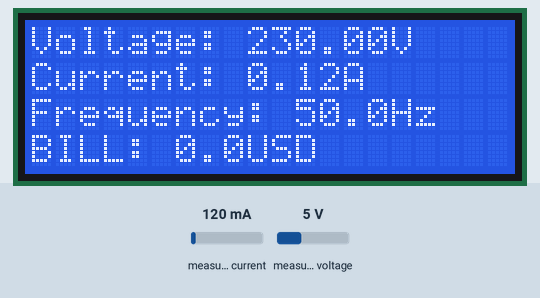
Recording of a sketch running on a simulated ESP32. Shown: 20×4 character LCD. Inputs (shaded band) come from the test bench; at power-on: measured current 120 mA, measured voltage 5 V. WiFi joins after 1.5 s; servers stay silent unless stated; what the sketch prints to the serial monitor is not drawn.

Above: at 2.7 s.
2.8 s: measured current set to 40 mA
At 4.3 s:
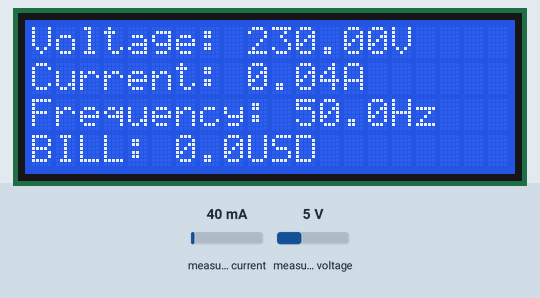
4.6 s: measured voltage set to 0.3 V
At 5.8 s:
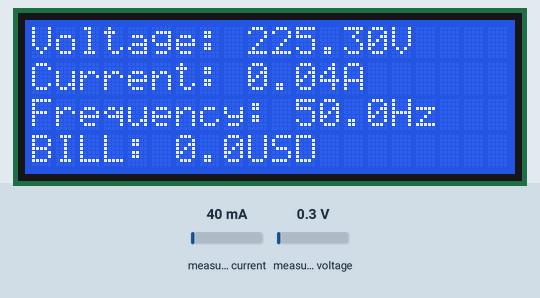
6.5 s: measured current set to 500 mA
At 7.4 s:
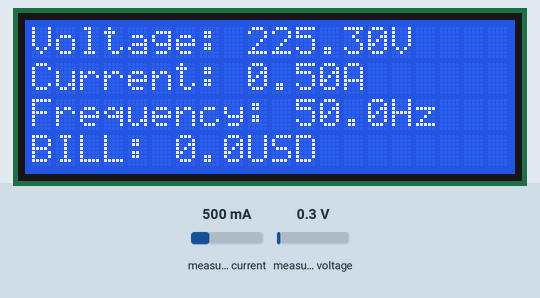
8.5 s: measured voltage set to 3.8 V
At 10.2 s:
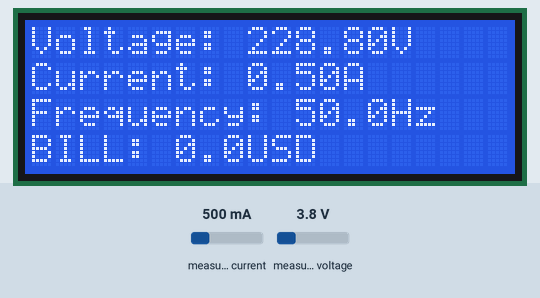
Timing chart, 0 to 11.7 s (numbered marks = the images above; inputs shaded):
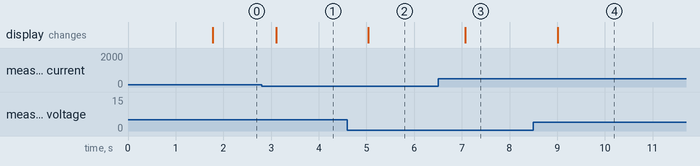

The sketch:

webLcd.ino
```cpp
#include <PZEM004Tv30.h>
#include <LiquidCrystal_I2C.h>      // Liquid Crystal I2C library
#include <WiFi.h>
#include <Wire.h>

const char* ssid = "PTCL-BB";
const char* password = "5387c614";

WiFiServer server(80);

String header;

LiquidCrystal_I2C lcd(0x27, 20, 4); // Display address 0x27, I2C 20 x 4
/* Hardware Serial2 is only available on certain boards.
  https://github.com/mandulaj/PZEM-004T-v30/archive/refs/heads/master.zip
*/
#if defined(ESP32)
PZEM004Tv30 pzem(Serial2, 16, 17);
#else
PZEM004Tv30 pzem(Serial2);
#endif
float
costPerHour = 150.0 ,//usd per hour
cost = 0.0;
void setup() {
  Serial.begin(115200);
  lcd.init();         // start the lcd library
  lcd.backlight();    // turn on the lcd backlight
  lcd.clear();        // clear the cld screen
  // Uncomment in order to reset the internal energy counter
  // pzem.resetEnergy()
  Serial.begin(9600);

  Serial.print("Connecting to Wifi Network");
  Serial.println(ssid);
  WiFi.begin(ssid, password);
  while (WiFi.status() != WL_CONNECTED) {
    delay(500);
    Serial.print(".");
  }
  Serial.println("");
  Serial.println("Successfully connected to WiFi.");
  Serial.println("IP address of ESP32 is : ");
  Serial.println(WiFi.localIP());
  server.begin();
  Serial.println("Server started");
}

void loop() {

  Serial.print("Custom Address:");
  Serial.println(pzem.readAddress(), HEX);

  // Read the data from the sensor
  float voltage = pzem.voltage();
  float current = pzem.current();
  float power = pzem.power();
  float energy = pzem.energy();
  float frequency = pzem.frequency();
  float pf = pzem.pf();

  // Check if the data is valid
  if (isnan(voltage)) {
    Serial.println("Error reading voltage");
  } else if (isnan(current)) {
    Serial.println("Error reading current");
  } else if (isnan(power)) {
    Serial.println("Error reading power");
  } else if (isnan(energy)) {
    Serial.println("Error reading energy");
  } else if (isnan(frequency)) {
    Serial.println("Error reading frequency");
  } else if (isnan(pf)) {
    Serial.println("Error reading power factor");
  } else {

    // Print the values to the Serial console
    Serial.print("Voltage: ");      Serial.print(voltage);      Serial.println("V");
    Serial.print("Current: ");      Serial.print(current);      Serial.println("A");
    Serial.print("Power: ");        Serial.print(power);        Serial.println("W");
    Serial.print("Energy: ");       Serial.print(energy, 3);     Serial.println("kWh");
    Serial.print("Frequency: ");    Serial.print(frequency, 1); Serial.println("Hz");
    Serial.print("PF: ");           Serial.println(pf);

    lcd.setCursor(0, 0);
    lcd.print("Voltage: ");      lcd.print(voltage);      lcd.println("V");
    lcd.setCursor(0, 1);
    lcd.print("Current: ");      lcd.print(current);      lcd.println("A");
    // lcd.setCursor(0, 1);
    // lcd.print("Power: ");        lcd.print(power);        lcd.println("W");
    // lcd.print("    Energy: ");       lcd.print(energy, 3);     lcd.println("kWh");
    lcd.setCursor(0, 2);
    lcd.print("Frequency: ");    lcd.print(frequency, 1); lcd.println("Hz");
    //lcd.print("  PF: ");           lcd.println(pf);
    // cost of electricity per hour = kwh x time in hours
    //per usint cost = 1 kw
    //electricity consumed
    cost = energy * costPerHour;
    lcd.setCursor(0, 3);
    lcd.print("BILL: ");    lcd.print(cost, 1); lcd.println("USD");

  }
  Serial.println();
  WiFiClient client = server.available();

  if (client)
  {
    Serial.println("Web Client connected ");
    String request = client.readStringUntil('\r');
    client.println("HTTP/1.1 200 OK");
    client.println("Content-type:text/html");
    client.println("Connection: close");
    client.println();
    client.println(" < !DOCTYPE html > <html>");
    client.println("<head> < meta name = \"viewport\" content=\"width=device-width, initial-scale=1\">");
    client.println(" < / style > < / head > <body><h1>ENERGY METER Web Server < / h1 >");
    client.println("<h2>pzem voltage/current sensor</h2>");
    client.println(" <table><tr><th>MEASUREMENT < / th > <th> < / th > <th>  VALUE < / th > < / tr >");
    client.println("<tr><td>curent (A)</td><td></td><td><span class=\"sensor\">");
    client.println(current);
    client.println(" Amps</span></td></tr>");
    client.println(" <tr><td>voltage < / td > <td> < / td > <td><span class = \"sensor\">");
    client.println(voltage);
    client.println("volts</span></td></tr>");
    client.println("<tr><td>power < / td > <td> < / td > <td><span class = \"sensor\">");
    client.println(power);
    client.println("watts</span></td></tr>");
    client.println(" <tr><td>energy cost used  < / td > <td> < / td > <td><span class = \"sensor\">");
    client.println(cost);
    client.println(" joules/h</span></td></tr>");
    client.println("< / body> < / html >");
    client.println();
    Serial.println("Client disconnected.");
    Serial.println("");
  }
  delay(500);
}
```

Measured:
- after the input at 2.8 s, the display: changes after 0.30 s (image 1)
- after the input at 4.6 s, the display: changes after 0.44 s (image 2)
- after the input at 6.5 s, the display: changes after 0.57 s (image 3)
- after the input at 8.5 s, the display: changes after 0.51 s (image 4)
